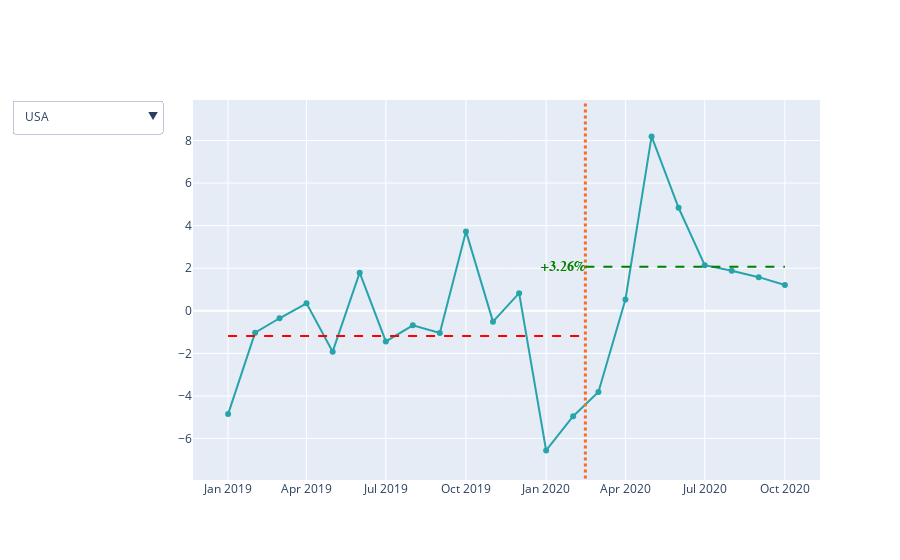

The code cell stored with this chart in its notebook:
### Code cell
# fig = px.line(energy_data[(energy_data.state=='USA')&(energy_data.sector=="RES")&(energy_data.year >= 2019)], x="date", y="pct_error_20", title='Error in prediction')
# fig.add_shape(type='line',x0='2020-02-15',x1='2020-02-15')

# # fig = go.Figure(go.Scatter(x=energy_data[(energy_data.state=='USA')&(energy_data.sector=="RES")&(energy_data.year >= 2019)].date,
# #                            y=np.round(energy_data[(energy_data.state=='USA')&(energy_data.sector=="RES")&(energy_data.year >= 2019)].pct_error_20,2),mode='lines+markers',marker_color='#27a3aa'))
fig = go.Figure()
fig.add_trace(go.Scatter(x=energy_data[(energy_data.state_name=='USA')&(energy_data.sector=="RES")&(energy_data.year >= 2019)].date,
                         y=np.round(energy_data[(energy_data.state_name=='USA')&(energy_data.sector=="RES")&(energy_data.year >= 2019)].pct_error_20,2),
                         mode='lines+markers',marker_color='#27a3aa',visible=True))
# fig = px.scatter(energy_data[(energy_data.state=='USA')&(energy_data.sector=="RES")&(energy_data.year >= 2019)],
#                 x='date',
#                 y='pct_error_20'
#                 )
fig.add_shape(type='line',
              x0='2020-02-15',x1='2020-02-15',
              y0=energy_data[(energy_data.state_name=='USA')&(energy_data.sector=="RES")&(energy_data.year >= 2019)].pct_error_20.min()*1.2,
              y1=energy_data[(energy_data.state_name=='USA')&(energy_data.sector=="RES")&(energy_data.year >= 2019)].pct_error_20.max()*1.2,
              line=dict(color='#f76d23', width=3, dash="dot"))
fig.add_shape(type='line',
              x0='2019-01-01',x1='2020-02-15',
              y0=energy_data[(energy_data.state_name=='USA')&(energy_data.sector=="RES")].pre_covid_error.min(),
              y1=energy_data[(energy_data.state_name=='USA')&(energy_data.sector=="RES")].pre_covid_error.min(),
              line=dict(color='red', width=2, dash="dash"))
fig.add_shape(type='line',
              x0='2020-02-15',x1='2020-10-01',
              y0=energy_data[(energy_data.state_name=='USA')&(energy_data.sector=="RES")].post_covid_error.min(),
              y1=energy_data[(energy_data.state_name=='USA')&(energy_data.sector=="RES")].post_covid_error.min(),
              line=dict(color='green', width=2, dash="dash"))
fig.add_annotation(x='2020-01-20',
                  y=energy_data[(energy_data.state_name=='USA')&(energy_data.sector=="RES")].post_covid_error.min(),
                  text=list(energy_data[(energy_data.state_name=='USA')&(energy_data.sector=="RES")].anno_text)[0],
                  showarrow=False,
                  font_size=14,
                  font_family='Arial',
                  font_color=list(energy_data[(energy_data.state_name=='USA')&(energy_data.sector=="RES")].anno_color)[0] 
                  )

updatemenu = []
buttons = []
states = ['USA']
states.extend(energy_data[~(energy_data.state_name =='USA')].state_name.unique())

for state in states:
    buttons.append(dict(method='update',
                        label=state,
                        visible=True,
                        args=[#update to trace
                            {'y':[np.round(energy_data[(energy_data.state_name==state)&(energy_data.sector=="RES")&(energy_data.year >= 2019)].pct_error_20,2)],
                               'x':[energy_data[(energy_data.state_name==state)&(energy_data.sector=="RES")&(energy_data.year >= 2019)].date],
                               'type':'scatter'},
                            #update to layout
                            {'title':'% Prediction error in residential consumption for '+state,
                             'annotations':[{'x':'2020-01-20',
                                             'y':energy_data[(energy_data.state_name==state)&(energy_data.sector=="RES")].post_covid_error.min(),
                                             'text':list(energy_data[(energy_data.state_name==state)&(energy_data.sector=="RES")].anno_text)[0],
                                             'showarrow':False,'font_size':14,'font_family':'Arial',
                                             'font_color':list(energy_data[(energy_data.state_name==state)&(energy_data.sector=="RES")].anno_color)[0] }],
                            'shapes':[{'type':'line',
                                       'x0':'2019-01-01','x1':'2020-02-15',
                                       'y0':energy_data[(energy_data.state_name==state)&(energy_data.sector=="RES")].pre_covid_error.min(),
                                       'y1':energy_data[(energy_data.state_name==state)&(energy_data.sector=="RES")].pre_covid_error.min(),
                                       'line':dict(color='red', width=2, dash="dash")},
                                     {'type':'line',
                                       'x0':'2020-02-15','x1':'2020-10-01',
                                       'y0':energy_data[(energy_data.state_name==state)&(energy_data.sector=="RES")].post_covid_error.min(),
                                       'y1':energy_data[(energy_data.state_name==state)&(energy_data.sector=="RES")].post_covid_error.min(),
                                       'line':dict(color='green', width=2, dash="dash")},
                                     {'type':'line',
                                       'x0':'2020-02-15','x1':'2020-02-15',
                                       'y0':energy_data[(energy_data.state_name==state)&(energy_data.sector=="RES")&(energy_data.year >= 2019)].pct_error_20.min()*1.2,
                                       'y1':energy_data[(energy_data.state_name==state)&(energy_data.sector=="RES")&(energy_data.year >= 2019)].pct_error_20.max()*1.2,
                                       'line':dict(color='#f76d23', width=3, dash="dot")}]},
                            [0]]))

    # some adjustments to the updatemenus
updatemenu = []
your_menu = dict()
updatemenu.append(your_menu)

updatemenu[0]['buttons'] = buttons
updatemenu[0]['direction'] = 'down'
updatemenu[0]['showactive'] = True

# add dropdown menus to the figure
fig.update_layout(showlegend=False, updatemenus=updatemenu)
fig.show()

py.plot(fig, filename = 'res-energy-states', auto_open=True)
